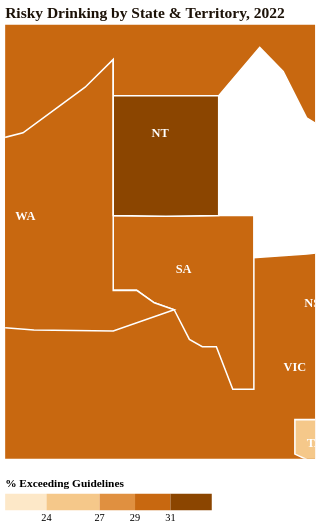

Express this chart as Vega-Lite.
### Vega-Lite specification from a JSON file in a GitHub repository (floating-point values rounded to 4 significant figures)
{"$schema": "https://vega.github.io/schema/vega-lite/v5.json", "title": {"text": "Risky Drinking by State & Territory, 2022", "fontSize": 15, "font": "DM Sans", "color": "#1C1208", "anchor": "start"}, "width": "container", "height": 420, "projection": {"type": "mercator", "center": [133, -28], "scale": 650}, "layer": [{"data": {"values": [{"type": "Feature", "properties": {"STATE_NAME": "New South Wales", "pct": 26.3, "abbr": "NSW"}, "geometry": {"type": "Polygon", "coordinates": [[[141.0, -34.0], [141.0, -29.2], [150.0, -28.5], [153.6, -28.2], [153.6, -37.5], [150.7, -38.1], [149.0, -37.5], [148.3, -37.5], [145.5, -38.0], [144.0, -37.5], [141.0, -37.5], [141.0, -34.0]]]}}, {"type": "Feature", "properties": {"STATE_NAME": "Victoria", "pct": 23.8, "abbr": "VIC"}, "geometry": {"type": "Polygon", "coordinates": [[[141.0, -34.0], [144.0, -37.5], [145.5, -38.0], [148.3, -37.5], [149.0, -37.5], [150.7, -38.1], [149.4, -38.7], [148.1, -38.5], [146.4, -39.0], [144.5, -38.8], [143.4, -38.8], [141.0, -38.5], [141.0, -34.0]]]}}, {"type": "Feature", "properties": {"STATE_NAME": "Queensland", "pct": 29.4, "abbr": "QLD"}, "geometry": {"type": "Polygon", "coordinates": [[[138.0, -16.5], [138.0, -26.0], [141.0, -26.0], [141.0, -29.2], [150.0, -28.5], [153.6, -28.2], [153.6, -10.7], [148.1, -19.8], [145.5, -18.3], [143.5, -14.5], [141.5, -12.5], [138.0, -16.5]]]}}, {"type": "Feature", "properties": {"STATE_NAME": "South Australia", "pct": 29.3, "abbr": "SA"}, "geometry": {"type": "Polygon", "coordinates": [[[129.0, -26.0], [138.0, -26.0], [141.0, -26.0], [141.0, -34.0], [141.0, -38.5], [139.2, -38.5], [137.8, -35.6], [136.6, -35.6], [135.5, -35.1], [134.2, -33.0], [132.5, -32.5], [131.0, -31.6], [129.0, -31.6], [129.0, -26.0]]]}}, {"type": "Feature", "properties": {"STATE_NAME": "Western Australia", "pct": 29.9, "abbr": "WA"}, "geometry": {"type": "Polygon", "coordinates": [[[129.0, -13.5], [129.0, -26.0], [129.0, -31.6], [131.0, -31.6], [132.5, -32.5], [134.2, -33.0], [129.0, -34.5], [115.5, -34.0], [113.9, -22.5], [114.2, -21.8], [118.0, -20.3], [121.3, -19.5], [126.6, -15.8], [129.0, -13.5]]]}}, {"type": "Feature", "properties": {"STATE_NAME": "Tasmania", "pct": 26.8, "abbr": "TAS"}, "geometry": {"type": "Polygon", "coordinates": [[[144.5, -40.5], [148.3, -40.5], [148.5, -43.6], [147.6, -43.3], [146.3, -43.3], [144.5, -42.7], [144.5, -40.5]]]}}, {"type": "Feature", "properties": {"STATE_NAME": "Northern Territory", "pct": 31.1, "abbr": "NT"}, "geometry": {"type": "Polygon", "coordinates": [[[129.0, -16.5], [138.0, -16.5], [138.0, -26.0], [129.0, -26.0], [129.0, -13.5], [129.0, -16.5]]]}}, {"type": "Feature", "properties": {"STATE_NAME": "Australian Capital Territory", "pct": 25.7, "abbr": "ACT"}, "geometry": {"type": "Polygon", "coordinates": [[[148.8, -35.1], [149.4, -35.1], [149.4, -35.9], [148.8, -35.9], [148.8, -35.1]]]}}]}, "mark": {"type": "geoshape", "stroke": "white", "strokeWidth": 1.5}, "encoding": {"color": {"field": "properties.pct", "type": "quantitative", "scale": {"type": "threshold", "domain": [24, 27, 29, 31], "range": ["#fde8c8", "#f5c88a", "#e09040", "#c86810", "#8B4500"]}, "legend": {"title": "% Exceeding Guidelines", "orient": "bottom", "gradientLength": 220, "labelFont": "DM Sans", "titleFont": "DM Sans"}}, "tooltip": [{"field": "properties.STATE_NAME", "title": "State/Territory"}, {"field": "properties.pct", "title": "% Exceeding", "format": ".1f"}]}}, {"data": {"values": [{"abbr": "NSW", "lon": 146.5, "lat": -32.5}, {"abbr": "VIC", "lon": 144.5, "lat": -37.0}, {"abbr": "QLD", "lon": 144.5, "lat": -22.5}, {"abbr": "SA", "lon": 135.0, "lat": -30.0}, {"abbr": "WA", "lon": 121.5, "lat": -26.0}, {"abbr": "TAS", "lon": 146.5, "lat": -42.0}, {"abbr": "NT", "lon": 133.0, "lat": -19.5}, {"abbr": "ACT", "lon": 149.1, "lat": -35.5}]}, "mark": {"type": "text", "fontSize": 12, "fontWeight": "bold", "font": "DM Sans", "color": "white"}, "encoding": {"longitude": {"field": "lon", "type": "quantitative"}, "latitude": {"field": "lat", "type": "quantitative"}, "text": {"field": "abbr", "type": "nominal"}}}], "config": {"view": {"stroke": null}, "background": "transparent"}}
